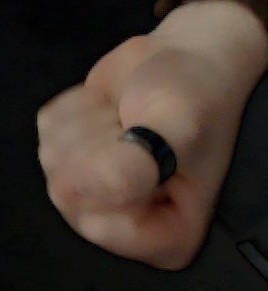
#> input picture Rock-Paper-Scissors/test/rock/Pe_hc_075.jpg, 268 x 291 px; its folder holds only this picture in this run
$ python main_gio.py
#> lines starting #> are read from the running program, lines starting #| are printed output that depends on the picture
import os
import numpy as np
from PIL import Image

def load_images_from_folders(root_dir, target_size=(300,300)):
#> called with root_dir = 'Rock-Paper-Scissors/test/', target_size = (300, 300)
    images = []
    labels = []
    class_names = sorted(os.listdir(root_dir))

    for label, class_name in enumerate(class_names):
        class_path = os.path.join(root_dir, class_name)

        if not os.path.isdir(class_path):
            continue

        for file in os.listdir(class_path):
            if file.lower().endswith(('.jpg', '.png')):
                img_path = os.path.join(class_path, file)

                img = Image.open(img_path).convert("RGB")
#> img is the input picture: PIL image 268x291 RGB; mean R, G, B 63.5, 51.6, 43.6
                img = img.resize(target_size)
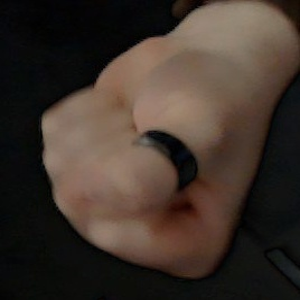
#> img: PIL image 300x300 RGB; mean R, G, B 63.4, 51.6, 43.6
                img = np.array(img) / 255.0
#> img: shape (300, 300, 3) float64

                images.append(img)
                labels.append(label)

    return np.array(images), np.array(labels), class_names

X, y, class_names = load_images_from_folders("Rock-Paper-Scissors/test/")
#> y = [0, 1]; class_names = ['rock', 'scissors']

print("Numero totale immagini:", X.shape[0])
#| Numero totale immagini: 2
print("Shape immagini:", X.shape)
#| Shape immagini: (2, 300, 300, 3)
print("Shape labels:", y.shape)
#| Shape labels: (2,)
print("Classi:", class_names)
#| Classi: ['rock', 'scissors']
print("Numero classi:", len(class_names))
#| Numero classi: 2
